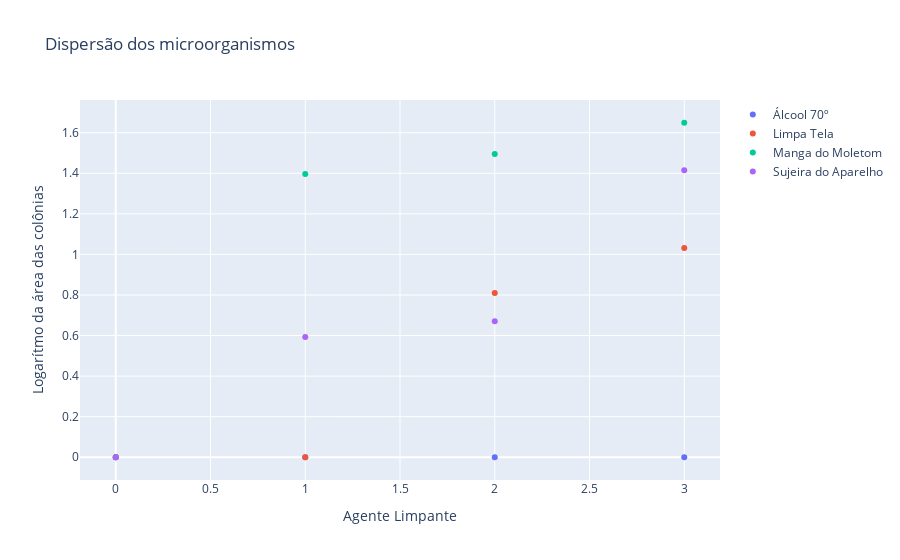

Write notebook code for a chart like this one.
### Code cell
trace1 = go.Scatter(y = data['Álcool 70º'], mode='markers',name = 'Álcool 70º')
trace2 = go.Scatter(y = data['Limpa Tela'], mode='markers', name = 'Limpa Tela')
trace3 = go.Scatter(y = data['Manga do Moletom'], mode= 'markers', name = 'Manga do Moletom')
trace4 = go.Scatter(y = data['Sujeira do Aparelho'], mode= 'markers', name = 'Sujeira do Aparelho')
ai=[trace1,trace2,trace3,trace4]
layout = go.Layout(title='Dispersão dos microorganismos', 
                   xaxis={'title': 'Agente Limpante'},
                   yaxis={'title': 'Logarítmo da área das colônias'})
fig=go.Figure(data=ai,layout=layout)
py.iplot(fig)

### Figure 1 — Plotly figure (JSON) as saved in the notebook; plotly's stock layout.template omitted (floating-point values rounded to 4 significant figures)
{"data": [{"mode": "markers", "name": "Álcool 70º", "type": "scatter", "y": [0, 0, 0, 0]}, {"mode": "markers", "name": "Limpa Tela", "type": "scatter", "y": [0, 0, 0.8093, 1.032]}, {"mode": "markers", "name": "Manga do Moletom", "type": "scatter", "y": [0, 1.397, 1.495, 1.649]}, {"mode": "markers", "name": "Sujeira do Aparelho", "type": "scatter", "y": [0, 0.5934, 0.6706, 1.414]}], "layout": {"autosize": true, "title": {"text": "Dispersão dos microorganismos"}, "xaxis": {"autorange": true, "range": [-0.1898, 3.19], "title": {"text": "Agente Limpante"}}, "yaxis": {"autorange": true, "range": [-0.1361, 1.785], "title": {"text": "Logarítmo da área das colônias"}, "type": "linear"}}}
